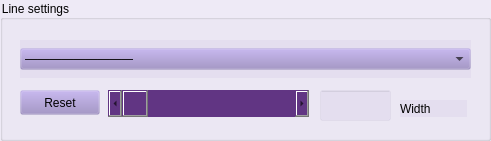
   <widget class="QGroupBox" name="line_setting">
    <property name="geometry">
     <rect>
      <x>30</x>
      <y>420</y>
      <width>491</width>
      <height>141</height>
     </rect>
    </property>
    <property name="styleSheet">
     <string notr="true">background-color: rgba(150, 133, 192, 22);
color:rgb(0, 0, 0)</string>
    </property>
    <property name="title">
     <string>Line settings</string>
    </property>
    <widget class="QPushButton" name="reset_widthline">
     <property name="geometry">
      <rect>
       <x>20</x>
       <y>90</y>
       <width>80</width>
       <height>25</height>
      </rect>
     </property>
     <property name="sizePolicy">
      <sizepolicy hsizetype="Maximum" vsizetype="Fixed">
       <horstretch>0</horstretch>
       <verstretch>0</verstretch>
      </sizepolicy>
     </property>
     <property name="text">
      <string>Reset</string>
     </property>
    </widget>
    <widget class="QScrollBar" name="wigth_line">
     <property name="geometry">
      <rect>
       <x>108</x>
       <y>90</y>
       <width>201</width>
       <height>27</height>
      </rect>
     </property>
     <property name="sizePolicy">
      <sizepolicy hsizetype="Expanding" vsizetype="Preferred">
       <horstretch>0</horstretch>
       <verstretch>0</verstretch>
      </sizepolicy>
     </property>
     <property name="cursor">
      <cursorShape>OpenHandCursor</cursorShape>
     </property>
     <property name="mouseTracking">
      <bool>true</bool>
     </property>
     <property name="tabletTracking">
      <bool>true</bool>
     </property>
     <property name="styleSheet">
      <string notr="true">background-color: rgb(97, 53, 131);</string>
     </property>
     <property name="orientation">
      <enum>Qt::Horizontal</enum>
     </property>
    </widget>
    <widget class="QLineEdit" name="wigthline_int">
     <property name="geometry">
      <rect>
       <x>320</x>
       <y>90</y>
       <width>71</width>
       <height>31</height>
      </rect>
     </property>
    </widget>
    <widget class="QLabel" name="label_5">
     <property name="geometry">
      <rect>
       <x>400</x>
       <y>100</y>
       <width>67</width>
       <height>17</height>
      </rect>
     </property>
     <property name="text">
      <string>Width</string>
     </property>
    </widget>
    <widget class="QWidget" name="layoutWidget">
     <property name="geometry">
      <rect>
       <x>20</x>
       <y>40</y>
       <width>451</width>
       <height>38</height>
      </rect>
     </property>
     <layout class="QHBoxLayout" name="horizontalLayout_8">
      <item>
       <widget class="QComboBox" name="comboBox_lines">
        <item>
         <property name="text">
          <string>―――――――――</string>
         </property>
        </item>
        <item>
         <property name="text">
          <string>- - - - - - - - - - - - - - - - - -</string>
         </property>
        </item>
       </widget>
      </item>
     </layout>
    </widget>
   </widget>
